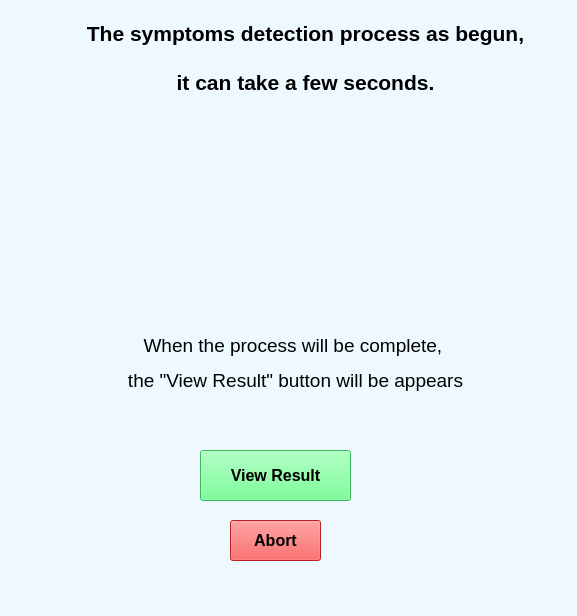
<?xml version="1.0" encoding="UTF-8"?>
<ui version="4.0">
 <class>befor_results</class>
 <widget class="QMainWindow" name="befor_results">
  <property name="geometry">
   <rect>
    <x>0</x>
    <y>0</y>
    <width>577</width>
    <height>616</height>
   </rect>
  </property>
  <property name="windowTitle">
   <string>build_model</string>
  </property>
  <property name="styleSheet">
   <string notr="true">background-color:rgb(237, 249, 255)</string>
  </property>
  <widget class="QWidget" name="centralwidget">
   <widget class="QTextBrowser" name="textBrowser">
    <property name="geometry">
     <rect>
      <x>70</x>
      <y>20</y>
      <width>471</width>
      <height>131</height>
     </rect>
    </property>
    <property name="font">
     <font>
      <family>Segoe UI</family>
      <weight>75</weight>
      <italic>true</italic>
      <bold>true</bold>
     </font>
    </property>
    <property name="frameShape">
     <enum>QFrame::NoFrame</enum>
    </property>
    <property name="lineWidth">
     <number>1</number>
    </property>
    <property name="html">
     <string>&lt;!DOCTYPE HTML PUBLIC &quot;-//W3C//DTD HTML 4.0//EN&quot; &quot;http://www.w3.org/TR/REC-html40/strict.dtd&quot;&gt;
&lt;html&gt;&lt;head&gt;&lt;meta name=&quot;qrichtext&quot; content=&quot;1&quot; /&gt;&lt;style type=&quot;text/css&quot;&gt;
p, li { white-space: pre-wrap; }
&lt;/style&gt;&lt;/head&gt;&lt;body style=&quot; font-family:'Segoe UI'; font-size:8.25pt; font-weight:600; font-style:italic;&quot;&gt;
&lt;p align=&quot;center&quot; style=&quot; margin-top:12px; margin-bottom:12px; margin-left:0px; margin-right:0px; -qt-block-indent:0; text-indent:0px;&quot;&gt;&lt;span style=&quot; font-family:'Courier New'; font-size:24pt; font-style:normal; vertical-align:super;&quot;&gt;The symptoms detection process as begun,&lt;/span&gt;&lt;/p&gt;
&lt;p align=&quot;center&quot; style=&quot; margin-top:12px; margin-bottom:12px; margin-left:0px; margin-right:0px; -qt-block-indent:0; text-indent:0px;&quot;&gt;&lt;span style=&quot; font-family:'Courier New'; font-size:24pt; font-style:normal; vertical-align:super;&quot;&gt;it can take a few seconds.&lt;/span&gt;&lt;/p&gt;&lt;/body&gt;&lt;/html&gt;</string>
    </property>
    <property name="acceptRichText">
     <bool>true</bool>
    </property>
   </widget>
   <widget class="QTextBrowser" name="textBrowser_2">
    <property name="geometry">
     <rect>
      <x>60</x>
      <y>330</y>
      <width>471</width>
      <height>91</height>
     </rect>
    </property>
    <property name="frameShape">
     <enum>QFrame::NoFrame</enum>
    </property>
    <property name="html">
     <string>&lt;!DOCTYPE HTML PUBLIC &quot;-//W3C//DTD HTML 4.0//EN&quot; &quot;http://www.w3.org/TR/REC-html40/strict.dtd&quot;&gt;
&lt;html&gt;&lt;head&gt;&lt;meta name=&quot;qrichtext&quot; content=&quot;1&quot; /&gt;&lt;style type=&quot;text/css&quot;&gt;
p, li { white-space: pre-wrap; }
&lt;/style&gt;&lt;/head&gt;&lt;body style=&quot; font-family:'MS Shell Dlg 2'; font-size:8.25pt; font-weight:400; font-style:normal;&quot;&gt;
&lt;p align=&quot;center&quot; style=&quot; margin-top:0px; margin-bottom:0px; margin-left:0px; margin-right:0px; -qt-block-indent:0; text-indent:0px;&quot;&gt;&lt;a name=&quot;tw-target-text&quot;&gt;&lt;/a&gt;&lt;span style=&quot; font-family:'Courier New'; font-size:14pt;&quot;&gt;W&lt;/span&gt;&lt;span style=&quot; font-family:'Courier New'; font-size:14pt;&quot;&gt;hen the process will be complete, &lt;/span&gt;&lt;/p&gt;
&lt;p align=&quot;center&quot; style=&quot; margin-top:12px; margin-bottom:12px; margin-left:0px; margin-right:0px; -qt-block-indent:0; text-indent:0px;&quot;&gt;&lt;span style=&quot; font-family:'Courier New'; font-size:14pt;&quot;&gt;the &amp;quot;View Result&amp;quot; button will be appears&lt;/span&gt;&lt;/p&gt;&lt;/body&gt;&lt;/html&gt;</string>
    </property>
   </widget>
   <widget class="QLabel" name="label">
    <property name="geometry">
     <rect>
      <x>120</x>
      <y>160</y>
      <width>341</width>
      <height>151</height>
     </rect>
    </property>
    <property name="text">
     <string/>
    </property>
    <property name="pixmap">
     <pixmap>../GUI_Images/proccesing_img.png</pixmap>
    </property>
    <property name="scaledContents">
     <bool>true</bool>
    </property>
   </widget>
   <widget class="QPushButton" name="pushButton">
    <property name="geometry">
     <rect>
      <x>230</x>
      <y>520</y>
      <width>91</width>
      <height>41</height>
     </rect>
    </property>
    <property name="font">
     <font>
      <pointsize>12</pointsize>
      <weight>75</weight>
      <bold>true</bold>
     </font>
    </property>
    <property name="styleSheet">
     <string notr="true">Background-color:rgb(255, 46, 46)</string>
    </property>
    <property name="text">
     <string>Abort</string>
    </property>
   </widget>
   <widget class="QPushButton" name="pushButton_2">
    <property name="geometry">
     <rect>
      <x>200</x>
      <y>450</y>
      <width>151</width>
      <height>51</height>
     </rect>
    </property>
    <property name="font">
     <font>
      <pointsize>12</pointsize>
      <weight>75</weight>
      <bold>true</bold>
     </font>
    </property>
    <property name="styleSheet">
     <string notr="true">Background-color:rgb(85, 255, 127)</string>
    </property>
    <property name="text">
     <string>View Result</string>
    </property>
   </widget>
  </widget>
  <widget class="QMenuBar" name="menubar">
   <property name="geometry">
    <rect>
     <x>0</x>
     <y>0</y>
     <width>577</width>
     <height>21</height>
    </rect>
   </property>
  </widget>
  <widget class="QStatusBar" name="statusbar"/>
 </widget>
 <resources/>
 <connections/>
</ui>
